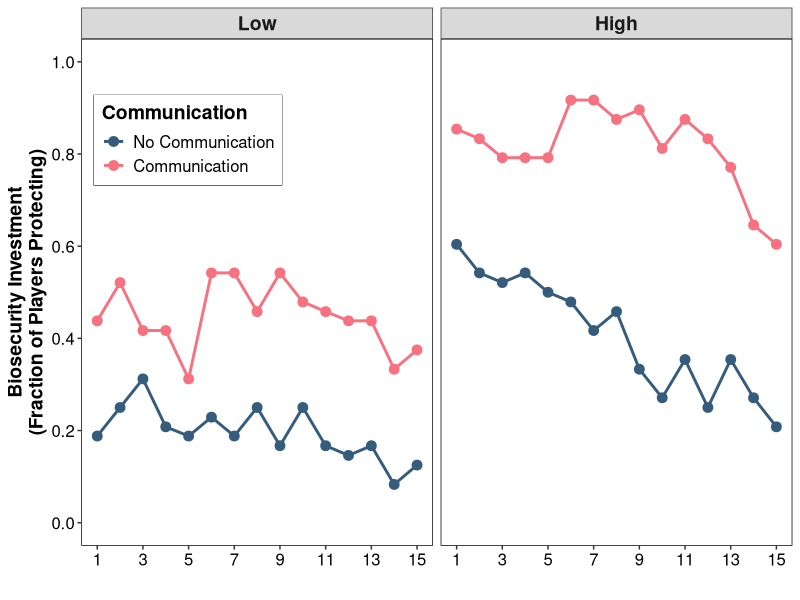
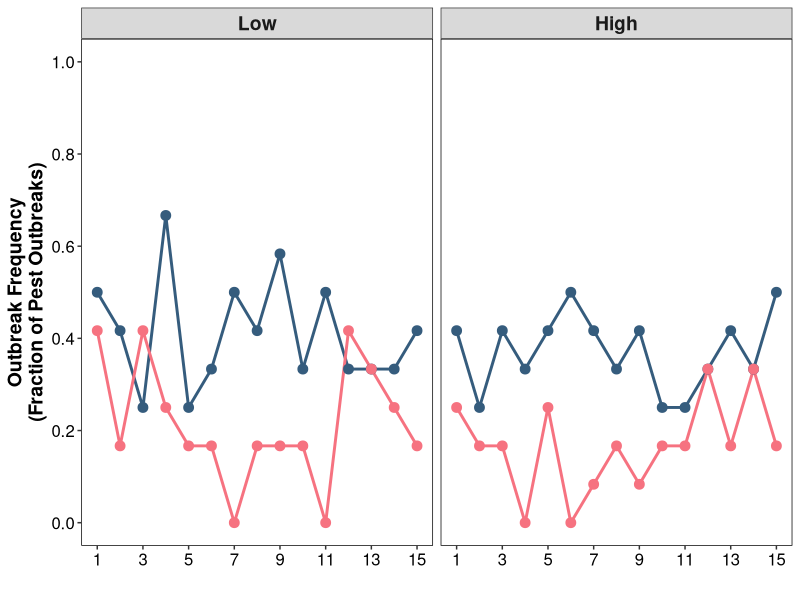
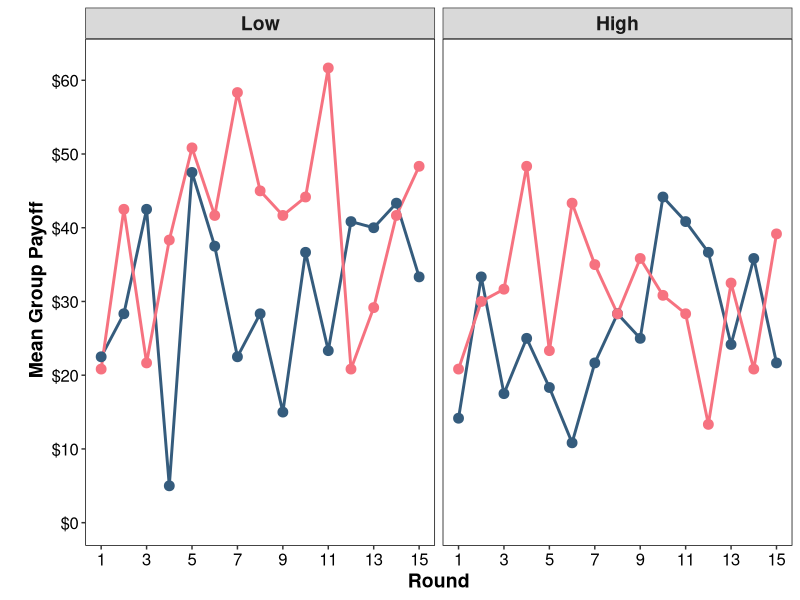
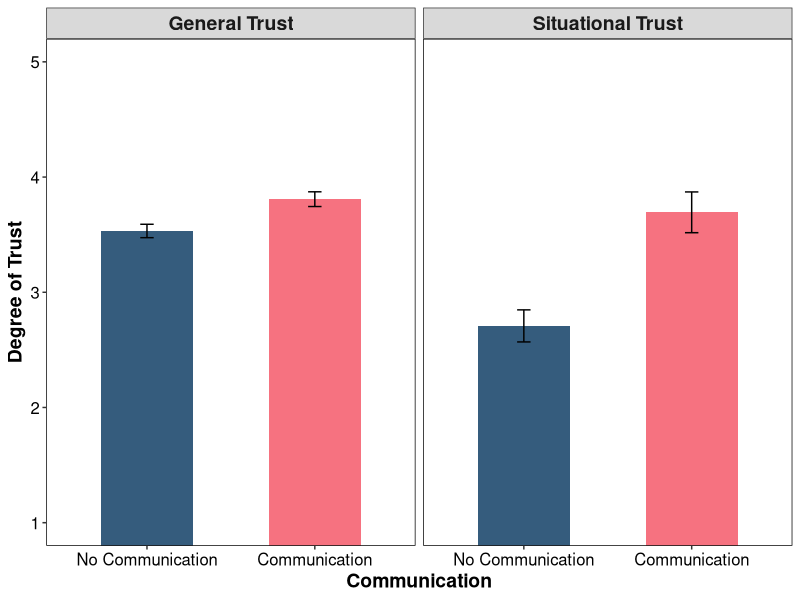
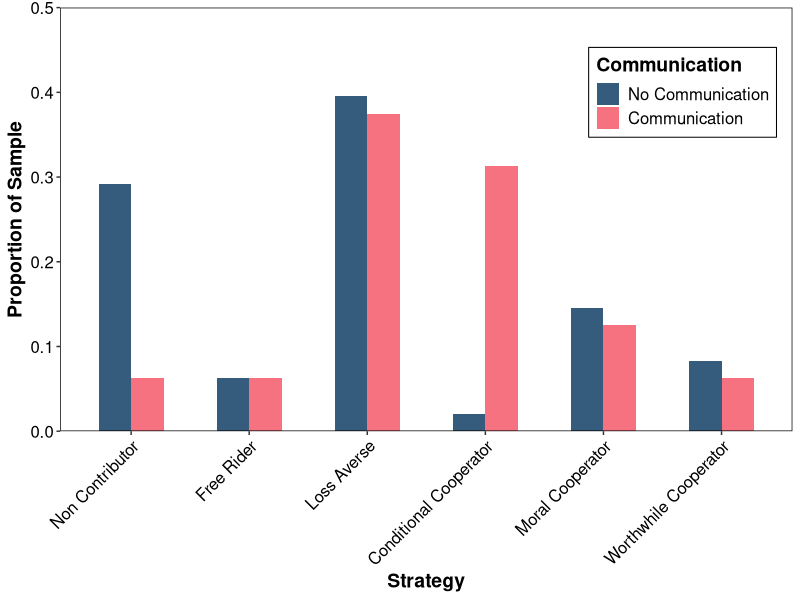
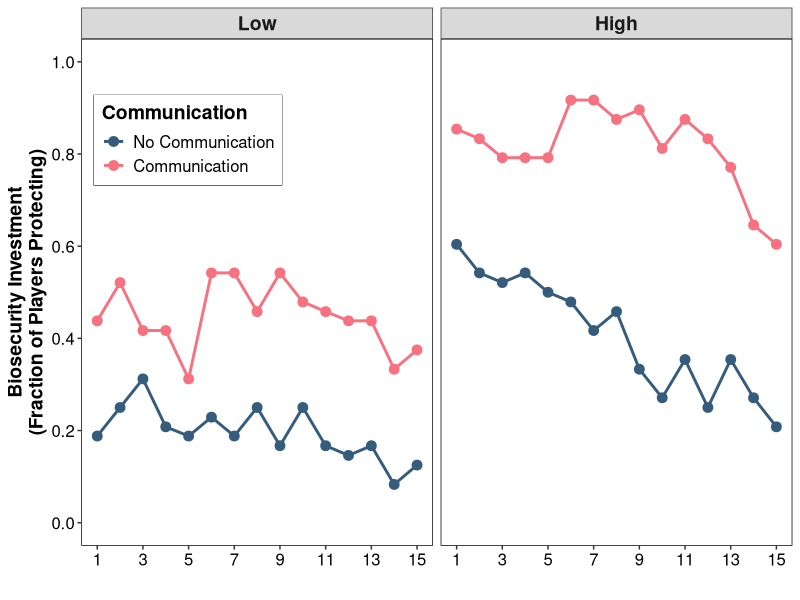
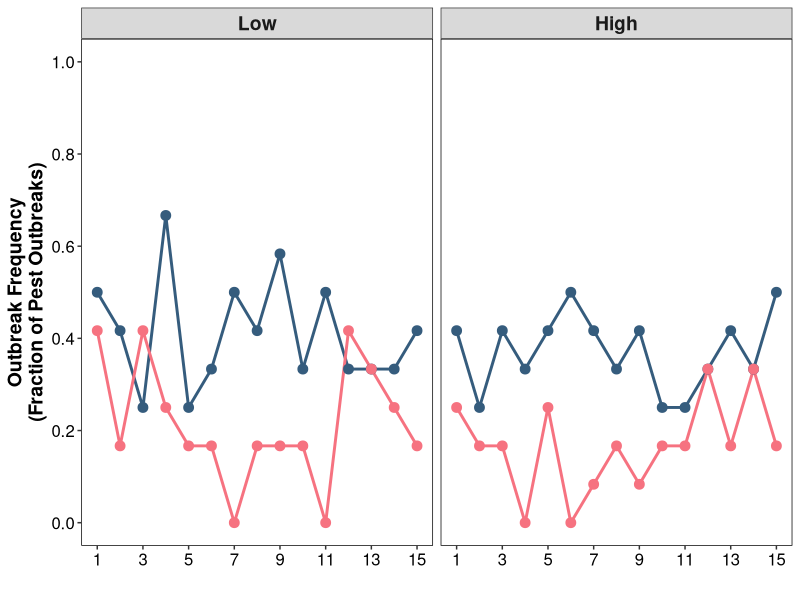
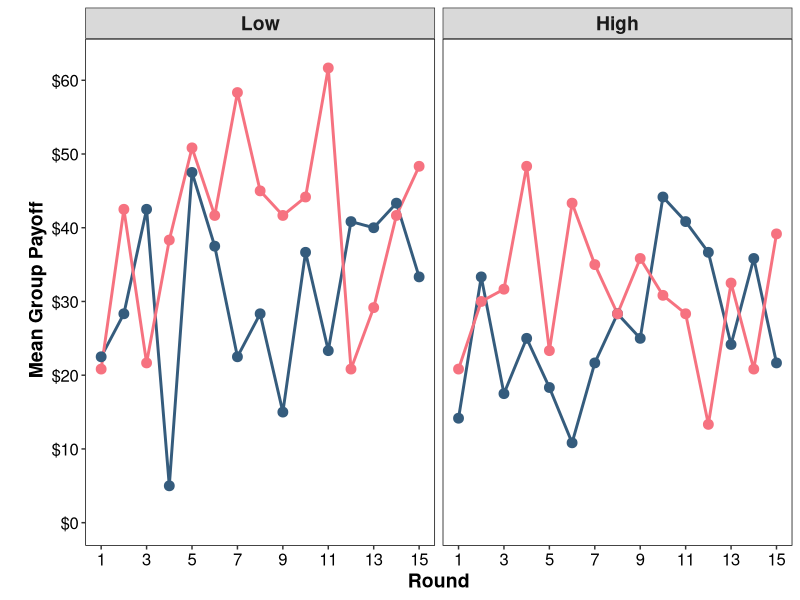

Generate these figures, in order, with R:
# ------------------------------------------------------------------------------
# This script performs the main analyses for the biosecurity collective-risk
# social dilemma experiment, including:
#   1. Biosecurity investments by risk, communication, and round
#   2. Outbreak frequency by risk, communication, and round
#   3. Group payoffs by risk, communication, and round
#   4. Correlations between risk/loss aversion and biosecurity investments
#   5. Trust as a function of communication
#   6. Player strategies as a function of communication
#
# All analyses use the unified Data.csv file containing:
# - LC_x, HC_x: investments choices
# - LO_x, HO_x: outbreak occurrences
# - LP_x, HP_x: payoff per player per round
# - ST_Px: situational trust items
# - GT_Ix: general trust items
# - Sigma, Lambda, RA, LA: measures of risk/loss aversion
# - Strategy: self-reported strategy classifications
#
# ------------------------------------------------------------------------------

# Dependencies
library(tidyverse)
library(rstatix)
library(ggplot2)
library(Hmisc) 

# ------------------------------------------------------------------------------
# 1. Import data
# ------------------------------------------------------------------------------
data <- read_csv("Data.csv")

# ------------------------------------------------------------------------------
# Tidy data into long format by risk/round for a chosen variable prefix
# ------------------------------------------------------------------------------
tidy_long <- function(df, prefix_low, prefix_high, value_name) {
  cols <- c(
    grep(paste0("^", prefix_low, "_[0-9]+$"), names(df), value = TRUE),
    grep(paste0("^", prefix_high, "_[0-9]+$"), names(df), value = TRUE)
  )
  
  df %>%
    gather(Newvar, !!value_name, all_of(cols), factor_key = TRUE) %>%
    separate(Newvar, c("Risk", "Round")) %>%
    mutate(
      Risk = recode_factor(Risk,
                           !!prefix_low := "Low",
                           !!prefix_high := "High"),
      Communication = factor(Communication, levels = c("No Communication", "Communication")),
      Round = as.numeric(Round)
    )
}

# ------------------------------------------------------------------------------
# 2. Biosecurity Investments Analysis
# ------------------------------------------------------------------------------
bio_long <- tidy_long(data, "LC", "HC", "FracCoop")

bio_summary <- bio_long %>%
  group_by(Group, Risk, Communication, Round) %>%
  get_summary_stats(FracCoop, show = c("mean", "sd", "se", "ci"))

bio_summary <- bio_summary %>%
  mutate(n = 4) # group size is constant; for specifying weights below

# GLMs with weighted binomial distribution
model1 <- glm(mean ~ Risk + Communication + Round,
              family = binomial, weights = n, data = bio_summary)
summary(model1)

model2 <- glm(mean ~ Risk + Communication + Round +
                Risk:Communication + Risk:Round + Communication:Round,
              family = binomial, weights = n, data = bio_summary)
summary(model2)

model3 <- glm(mean ~ Risk + Communication + Round +
                Risk:Communication + Risk:Round + Communication:Round +
                Risk:Communication:Round,
              family = binomial, weights = n, data = bio_summary)
summary(model3)

# Model comparisons
anova(model1, model2, model3, test = "Chisq")

# Plot
bio_plot_data <- bio_summary %>%
  group_by(Risk, Communication, Round) %>%
  get_summary_stats(mean, show = c("mean"))

ggplot(bio_plot_data, aes(x = Round, y = mean, group = Communication, color = Communication)) +
  geom_line(size = 1) +
  geom_point(size = 3) +
  scale_color_manual(values = c("#355C7D", "#F67280")) +
  facet_wrap(~Risk, nrow = 1) +
  scale_y_continuous(limits = c(0, 1), breaks = seq(0, 1, by = 0.2)) +
  scale_x_continuous(limits = c(1, 15), breaks = seq(1, 15, by = 2)) +
  labs(x = "", y = "Biosecurity Investment\n(Fraction of Players Protecting)",
       color = "Communication") +
  theme_bw() +
  theme(strip.text = element_text(size = 14, face = "bold"),
        panel.grid.major = element_blank(),
        panel.grid.minor = element_blank(),
        panel.background = element_blank(),
        panel.border = element_rect(colour = "black", fill = NA),
        axis.title.x = element_text(size = 14, face = "bold"),
        axis.text.x = element_text(size = 12, color = "black"),
        axis.title.y = element_text(size = 14, face = "bold"),
        axis.text.y = element_text(size = 12, color = "black"),
        legend.title = element_text(size = 14, face = "bold"),
        legend.position = c(.15, .8),
        legend.box.background = element_rect(colour = "black"),
        legend.text = element_text(size = 12))
ggsave("BiosecurityInvestments.pdf", width = 8, height = 4)

# ------------------------------------------------------------------------------
# 3. Outbreak Frequency Analysis
# ------------------------------------------------------------------------------
outbreak_long <- tidy_long(data, "LO", "HO", "FracOut") %>%
  group_by(Group, Risk, Communication, Round) %>%
  summarise(FracOut = unique(FracOut), .groups = "drop")

# GLMs with binomial distribution
model1 <- glm(FracOut ~ Risk + Communication + Round, family = binomial, data = outbreak_long)
summary(model1)

model2 <- glm(FracOut ~ Risk + Communication + Round +
                Risk:Communication + Risk:Round + Communication:Round,
              family = binomial, data = outbreak_long)
summary(model2)

model3 <- glm(FracOut ~ Risk + Communication + Round +
                Risk:Communication + Risk:Round + Communication:Round +
                Risk:Communication:Round,
              family = binomial, data = outbreak_long)
summary(model3)

# Model comparisons
anova(model1, model2, model3, test = "Chisq")

# Plot
outbreak_plot_data <- outbreak_long %>%
  group_by(Risk, Communication, Round) %>%
  summarise(mean = mean(FracOut), .groups = "drop")

ggplot(outbreak_plot_data, aes(x = Round, y = mean, group = Communication, color = Communication)) +
  geom_line(size = 1) +
  geom_point(size = 3) +
  scale_color_manual(values = c("#355C7D", "#F67280")) +
  facet_wrap(~Risk, nrow = 1) +
  scale_y_continuous(limits = c(0, 1), breaks = seq(0, 1, by = 0.2)) +
  scale_x_continuous(limits = c(1, 15), breaks = seq(1, 15, by = 2)) +
  labs(x = "", y = "Outbreak Frequency\n(Fraction of Pest Outbreaks)") +
  theme_bw() +
  theme(strip.text = element_text(size = 14, face = "bold"),
        panel.grid.major = element_blank(),
        panel.grid.minor = element_blank(),
        panel.background = element_blank(),
        panel.border = element_rect(colour = "black", fill = NA),
        axis.title.x = element_text(size = 14, face = "bold"),
        axis.text.x = element_text(size = 12, color = "black"),
        axis.title.y = element_text(size = 14, face = "bold"),
        axis.text.y = element_text(size = 12, color = "black"),
        legend.position = "none")
ggsave("OutbreakFrequency.pdf", width = 8, height = 4)

# ------------------------------------------------------------------------------
# 4. Group Payoffs Analysis
# ------------------------------------------------------------------------------
payoff_long <- tidy_long(data, "LP", "HP", "Payoff")

payoff_summary <- payoff_long %>%
  group_by(Group, Risk, Communication, Round) %>%
  get_summary_stats(Payoff, show = c("mean"))

# Convert mean payoff per player to group total
payoff_summary$mean <- payoff_summary$mean * 4

# GLMs with Gaussian distribution
model1 <- glm(mean ~ Risk + Communication + Round, family = gaussian(), data = payoff_summary)
summary(model1)

model2 <- glm(mean ~ Risk + Communication + Round + Risk:Communication + Risk:Round + Communication:Round,
              family = gaussian(), data = payoff_summary)
summary(model2)

model3 <- glm(mean ~ Risk + Communication + Round + Risk:Communication + Risk:Round +
                Communication:Round + Risk:Communication:Round, family = gaussian(),
              data = payoff_summary)
summary(model3)

# Model comparisons
anova(model1, model2, model3, test = "Chisq")

# Plot
payoff_plot_data <- payoff_summary %>%
  group_by(Risk, Communication, Round) %>%
  get_summary_stats(mean, show = c("mean", "sd", "se", "ci"))

ggplot(payoff_plot_data, aes(x = Round, y = mean, group = Communication, color = Communication)) +
  geom_line(size = 1) +
  geom_point(size = 3) +
  scale_color_manual(values = c("#355C7D", "#F67280")) +
  facet_wrap(~Risk, nrow = 1) +
  scale_y_continuous(labels = scales::dollar_format(),
                     limits = c(0, 62.5),
                     breaks = seq(0, 62.5, by = 10)) +
  scale_x_continuous(limits = c(1, 15), breaks = seq(1, 15, by = 2)) +
  labs(x = "Round", y = "\n Mean Group Payoff") +
  theme_bw() +
  theme(strip.text = element_text(size = 14, face = "bold"),
        panel.grid.major = element_blank(),
        panel.grid.minor = element_blank(),
        panel.background = element_blank(),
        panel.border = element_rect(colour = "black", fill = NA),
        axis.title.x = element_text(size = 14, face = "bold"),
        axis.text.x = element_text(size = 12, color = "black"),
        axis.title.y = element_text(size = 14, face = "bold"),
        axis.text.y = element_text(size = 12, color = "black"),
        legend.position = "none")
ggsave("GroupPayoffs.pdf", width = 8, height = 4)

# ------------------------------------------------------------------------------
# 5. Correlation Analysis: Risk/Loss Aversion vs. Biosecurity Investments
# ------------------------------------------------------------------------------

# Create composite biosecurity investment measures (per player)
data <- data %>%
  rowwise() %>%
  mutate(
    Mean_Low_Investment  = mean(c_across(LC_1:LC_15), na.rm = TRUE),
    Mean_High_Investment = mean(c_across(HC_1:HC_15), na.rm = TRUE)
  ) %>%
  ungroup()

# Select variables of interest
corr_data <- data %>%
  select(Sigma, Lambda, RA, LA, Mean_Low_Investment, Mean_High_Investment)

# Compute correlation matrix with p-values
corr_results <- rcorr(as.matrix(corr_data), type = "pearson")

# Extract correlation coefficients and p-values
cor_matrix <- corr_results$r
p_matrix   <- corr_results$P

# Print correlation coefficients
cat("\nCorrelation Coefficients:\n")
print(cor_matrix)

# Print p-values
cat("\nP-values:\n")
print(p_matrix)

# ------------------------------------------------------------------------------
# 6. Trust Analysis: Situational (ST_P1–P4) and General (GT_I1–I9)
# ------------------------------------------------------------------------------

# Create composite trust measures
data <- data %>%
  mutate(
    Situational_Trust = ifelse(
      rowSums(!is.na(select(., ST_P1:ST_P4))) == 0,
      NA_real_,
      rowMeans(select(., ST_P1:ST_P4), na.rm = TRUE)
    ),
    General_Trust = ifelse(
      rowSums(!is.na(select(., GT_I1:GT_I9))) == 0,
      NA_real_,
      rowMeans(select(., GT_I1:GT_I9), na.rm = TRUE)
    )
  )

# Prepare data in long format for plotting/analysis
trust_long <- data %>%
  select(Group, Player, Communication, Situational_Trust, General_Trust) %>%
  pivot_longer(cols = c(Situational_Trust, General_Trust),
               names_to = "Scale", values_to = "Rating") %>%
  mutate(
    Scale = recode(Scale,
                   Situational_Trust = "Situational Trust",
                   General_Trust = "General Trust"),
    Communication = factor(Communication,
                           levels = c("No Communication", "Communication"))
  )

# Summary stats per player per scale
trust_summary <- trust_long %>%
  group_by(Group, Player, Communication, Scale) %>%
  get_summary_stats(Rating, show = c("mean"))

# t-tests comparing Communication vs No Communication for each trust scale
trust_summary %>%
  group_by(Scale) %>%
  t_test(mean ~ Communication, var.equal = TRUE)

# Descriptive stats for plotting
descriptives <- trust_long %>%
  group_by(Communication, Scale) %>%
  get_summary_stats(Rating, show = c("mean", "se"))

# Plot
ggplot(data = descriptives, aes(x = Communication, y = mean, fill = Communication)) +
  geom_col(width = 0.55, position = position_dodge(0.55)) +
  geom_errorbar(aes(ymin = mean - se, ymax = mean + se),
                width = 0.08, size = 0.5, position = position_dodge(0.55)) +
  coord_cartesian(ylim = c(1, 5)) +
  scale_fill_manual(labels = c("No Communication", "Communication"),
                    values = c("#355C7D", "#F67280")) +
  facet_wrap(~Scale, nrow = 1) +
  labs(x = "Communication", y = "Degree of Trust") +
  theme_bw() +
  theme(strip.text = element_text(size = 14, face = "bold"),
        panel.grid.major = element_blank(),
        panel.grid.minor = element_blank(),
        panel.background = element_blank(),
        panel.border = element_rect(colour = "black", fill = NA),
        axis.title.x = element_text(size = 14, face = "bold"),
        axis.text.x = element_text(size = 12, color = "black"),
        axis.title.y = element_text(size = 14, face = "bold"),
        axis.text.y = element_text(size = 12, color = "black"),
        legend.title = element_text(size = 14, face = "bold"),
        legend.position = "none")
ggsave("Trust.pdf", width = 8, height = 5)

# ------------------------------------------------------------------------------
# 7. Player Strategy Analysis
# ------------------------------------------------------------------------------

# Map numeric strategy codes to descriptive labels
strategy_labels <- c(
  "1" = "Non Contributor",
  "2" = "Free Rider",
  "3" = "Loss Averse",
  "4" = "Conditional Cooperator",
  "5" = "Moral Cooperator",
  "6" = "Worthwhile Cooperator"
)

data <- data %>%
  mutate(
    Strategy_Label = recode(as.character(Strategy), !!!strategy_labels),
    Communication = factor(Communication, levels = c("No Communication", "Communication"))
  )

# --------------------------------------------------------------------------
# Fisher's Exact Test (Overall)
# --------------------------------------------------------------------------

# Create contingency table of Strategy x Communication
strategy_table <- table(data$Strategy_Label, data$Communication)

# Run Fisher's exact test
fisher_overall <- fisher.test(strategy_table)
print(fisher_overall)

# --------------------------------------------------------------------------
# Fisher's Exact Test (Per Strategy)
# --------------------------------------------------------------------------
# This compares "adopted this strategy" vs "did not adopt this strategy"
# for each strategy individually.
strategy_tests <- lapply(unique(data$Strategy_Label), function(strat) {
  tab <- table(
    adopted = data$Strategy_Label == strat,
    Communication = data$Communication
  )
  list(strategy = strat, fisher = fisher.test(tab))
})

# Print results for each strategy
strategy_tests

# --------------------------------------------------------------------------
# Plot: Proportion of participants adopting each strategy by Communication
# --------------------------------------------------------------------------

# Compute proportions
strategy_plot_data <- data %>%
  group_by(Communication, Strategy_Label) %>%
  summarise(count = n(), .groups = "drop") %>%
  group_by(Communication) %>%
  mutate(Proportion = count / sum(count)) %>%
  ungroup()

# Ensure factors are in desired order
strategy_plot_data$Strategy_Label <- factor(
  strategy_plot_data$Strategy_Label,
  levels = c("Non Contributor", "Free Rider", "Loss Averse",
             "Conditional Cooperator", "Moral Cooperator",
             "Worthwhile Cooperator")
)

# Plot
ggplot(strategy_plot_data, aes(x = Strategy_Label, y = Proportion, fill = Communication)) +
  geom_col(width = 0.55, position = position_dodge(0.55)) +
  scale_y_continuous(limits = c(0, 0.5), expand = c(0, 0)) +
  scale_fill_manual(values = c("#355C7D", "#F67280")) +
  labs(x = "Strategy", y = "Proportion of Sample", fill = "Communication") +
  theme_bw() +
  theme(strip.text = element_text(size = 14, face = "bold"),
        panel.grid.major = element_blank(),
        panel.grid.minor = element_blank(),
        panel.background = element_blank(),
        panel.border = element_rect(colour = "black", fill = NA),
        axis.line = element_blank(),
        axis.title.x = element_text(size = 14, face = "bold"),
        axis.text.x = element_text(angle = 45, vjust = 1, hjust = 1, size = 12, color = "black"),
        axis.title.y = element_text(size = 14, face = "bold"),
        axis.text.y = element_text(size = 12, color = "black"),
        legend.title = element_text(size = 14, face = "bold"),
        legend.background = element_blank(),
        legend.box.background = element_rect(colour = "black"),
        legend.text = element_text(size = 12),
        legend.position = c(.85, .8))
ggsave("PlayerStrategies.pdf", width = 8, height = 5)
